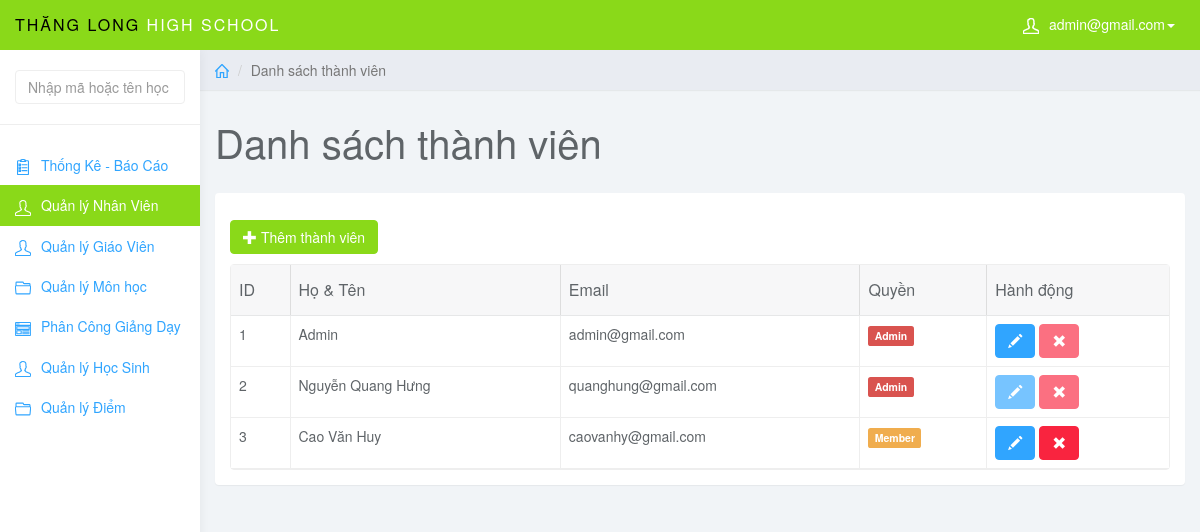
The app's page /index.php?page=user (signed in) with its own data.
### tables this page shows
CREATE TABLE `user` (
  `user_id` int NOT NULL AUTO_INCREMENT,
  `user_name` varchar(50) NOT NULL,
  `user_mail` varchar(50) NOT NULL,
  `user_pass` varchar(50) NOT NULL,
  `pass_forgot` varchar(50) NOT NULL,
  `user_level` int NOT NULL,
  PRIMARY KEY (`user_id`)
);

### user.php (the view, shortened to what this page needs)
<?php
$sql = "SELECT * FROM user ORDER BY user_level ASC";
$query = mysqli_query($conn, $sql);
?>
<div class="col-sm-9 col-sm-offset-3 col-lg-10 col-lg-offset-2 main">
    <div class="row">
        <ol class="breadcrumb">
            <li><a href="index.php"><svg class="glyph stroked home">
                        <use xlink:href="#stroked-home"></use>
                    </svg></a></li>
            <li class="active">Danh sách thành viên</li>
        </ol>
    </div>
    <div class="row">
        <div class="col-lg-12">
            <h1 class="page-header">Danh sách thành viên</h1>
        </div>
    </div>
    <div id="toolbar" class="btn-group">
        <a href="index.php?page=add_user" class="btn btn-success <?php if ($_SESSION['user_level'] == 2) {
                                                                        echo 'disabled';
                                                                    } ?>">
            <i class="glyphicon glyphicon-plus"></i> Thêm thành viên
        </a>
    </div>
    <div class="row">
        <div class="col-lg-12">
            <div class="panel panel-default">
                <div class="panel-body">
                    <table data-toolbar="#toolbar" data-toggle="table">
                        <thead>
                            <tr>
                                <th data-field="id" data-sortable="true">ID</th>
                                <th data-field="name" data-sortable="true">Họ & Tên</th>
                                <th data-field="price" data-sortable="true">Email</th>
                                <th>Quyền</th>
                                <th>Hành động</th>
                            </tr>
                        </thead>
                        <tbody>
                            <?php while ($row = mysqli_fetch_assoc($query)) {
                            ?>
                            <tr>
                                <td style=""><?php echo $row['user_id']; ?></td>
                                <td style=""><?php echo $row['user_name']; ?></td>
                                <td style=""><?php echo $row['user_mail']; ?></td>
                                <?php
                                    if ($row['user_level'] == 1) {
                                        echo '<td><span class="label label-danger">Admin</span></td>';
                                    } elseif ($row['user_level'] == 2) {
                                        echo '<td><span class="label label-warning">Member</span></td>';
                                    }
                                    ?>
                                <td class="form-group">
                                    <a href="index.php?page=edit_user&user_id=<?php echo $row['user_id']; ?>"
                                        class="btn btn-primary <?php if ($_SESSION['user_level'] >= $row['user_level'] && $_SESSION['mail_user'] != $row['user_mail']) {
                                                                                                                                                echo 'disabled';
                                                                                                                                            } ?>"><i
                                            class="glyphicon glyphicon-pencil"></i></a>
                                    <a onclick=" return thongbao();"
                                        href="del_user.php?user_id=<?php echo $row['user_id']; ?>"
                                        class="btn btn-danger <?php if ($_SESSION['user_level'] >= $row['user_level']) {
                                                                                                                                                                echo 'disabled';
                                                                                                                                                            } ?>"><i
                                            class="glyphicon glyphicon-remove"></i></a>
                                </td>
                            </tr>
                            <?php } ?>
                        </tbody>
                    </table>
                </div>
            </div>
        </div>
    </div>
</div>

### css/styles.css (style rules this page uses)
body { background: #f1f4f7; padding-top: 50px; color: #5f6468; }
a, a:hover, a:focus { color: #30a5ff; }
h1, h2, h3, h4, h5, h6 { color: #5f6468; }
h1 { font-weight: 300; font-size: 40px; }
.btn-primary, .btn-primary:hover, .btn-primary:focus, .btn-primary:active, .btn-primary.active, .open > .dropdown-toggle.btn-primary, .btn-primary.disabled, .btn-primary[disabled], fieldset[disabled] .btn-primary, .btn-primary.disabled:hover, .btn-primary[disabled]:hover, fieldset[disabled] .btn-primary:hover, .btn-primary.disabled:focus, .btn-primary[disabled]:focus, fieldset[disabled] .btn-primary:focus, .btn-primary.disabled:active, .btn-primary[disabled]:active, fieldset[disabled] .btn-primary:active, .btn-primary.disabled.active, .btn-primary[disabled].active, fieldset[disabled] .btn-primary.active { background-color: #30a5ff; border-color: #30a5ff; }
.btn-success, .btn-success:hover, .btn-success:focus, .btn-success:active, .btn-success.active, .open > .dropdown-toggle.btn-success, .btn-success.disabled, .btn-success[disabled], fieldset[disabled] .btn-success, .btn-success.disabled:hover, .btn-success[disabled]:hover, fieldset[disabled] .btn-success:hover, .btn-success.disabled:focus, .btn-success[disabled]:focus, fieldset[disabled] .btn-success:focus, .btn-success.disabled:active, .btn-success[disabled]:active, fieldset[disabled] .btn-success:active, .btn-success.disabled.active, .btn-success[disabled].active, fieldset[disabled] .btn-success.active { background-color: #8ad919; border-color: #8ad919; }
.btn-danger, .btn-danger:hover, .btn-danger:focus, .btn-danger:active, .btn-danger.active, .open > .dropdown-toggle.btn-danger, .btn-danger.disabled, .btn-danger[disabled], fieldset[disabled] .btn-danger, .btn-danger.disabled:hover, .btn-danger[disabled]:hover, fieldset[disabled] .btn-danger:hover, .btn-danger.disabled:focus, .btn-danger[disabled]:focus, fieldset[disabled] .btn-danger:focus, .btn-danger.disabled:active, .btn-danger[disabled]:active, fieldset[disabled] .btn-danger:active, .btn-danger.disabled.active, .btn-danger[disabled].active, fieldset[disabled] .btn-danger.active { background-color: #f9243f; border-color: #f9243f; }
.panel { border: 0; }
.breadcrumb { border-radius: 0; padding: 10px 15px; background: #e9ecf2; box-shadow: 0 1px 1px rgba(0, 0, 0, .05); margin: 0 ; }
h1.page-header { margin-top: 30px; border-bottom: 0; }
.table { background: #fff; }
.breadcrumb .glyph { height: 14px; width: 14px; margin: -2px 0 0 0; stroke-width: 4px; }

### records on screen
user: user_id "1", user_name "Admin", user_mail "admin@gmail.com", user_level "Admin"
user: user_id "2", user_name "Nguyễn Quang Hưng", user_mail "quanghung@gmail.com", user_level "Admin"
user: user_id "3", user_name "Cao Văn Huy", user_mail "caovanhy@gmail.com", user_level "Member"

### other values on screen
$_SESSION['mail_user'] "admin@gmail.com"
